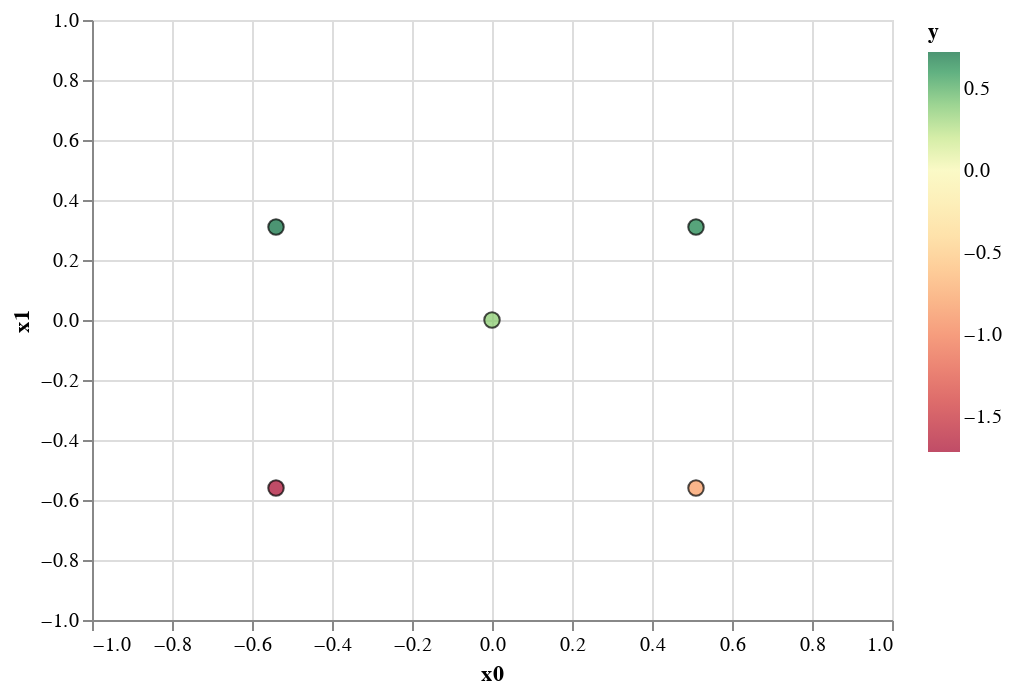

The cell this chart's notebook holds for it:
### Markdown cell above
Evaluate the function and plot all the evaluations so far:

### Code cell
y = blackbox2([x0.value, x1.value])[0][0]
print(f'Evaluated black box at ({x0.value}, {x1.value}); result={y}')
blackbox2.plot_xy()

### Figure 1 — Vega-Lite specification as saved in the notebook (floating-point values rounded to 4 significant figures)
{"config": {"view": {"continuousWidth": 400, "continuousHeight": 300}}, "data": {"name": "data-d78d69dcc1204bb25fada7cce7830f86"}, "mark": {"type": "circle", "size": 60, "stroke": "black", "strokeWidth": 1}, "encoding": {"color": {"type": "quantitative", "field": "y", "scale": {"domainMid": 0, "scheme": "redyellowgreen"}}, "x": {"type": "quantitative", "field": "x0", "scale": {"domain": [-1, 1]}}, "y": {"type": "quantitative", "field": "x1", "scale": {"domain": [-1, 1]}}}, "$schema": "https://vega.github.io/schema/vega-lite/v4.8.1.json", "datasets": {"data-d78d69dcc1204bb25fada7cce7830f86": [{"x0": 0.0, "x1": 0.0, "y": 0.36}, {"x0": -0.54, "x1": -0.56, "y": -1.716}, {"x0": -0.54, "x1": 0.31, "y": 0.7226}, {"x0": 0.51, "x1": 0.31, "y": 0.6525}, {"x0": 0.51, "x1": -0.56, "y": -0.8096}]}}
